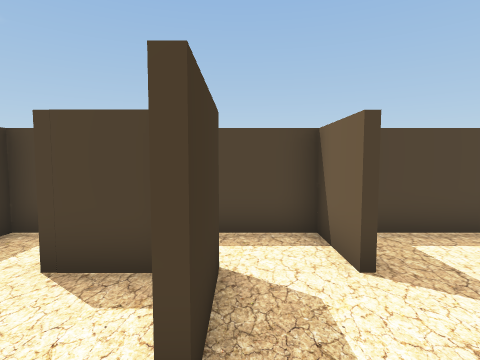
View 1 (above)

18 first-person views from a walk through a 3-D level made in the Unity game engine. The camera is 1.4 m above the floor, tilts 4° down and sees 80° across. The floor is counted in squares, 1 m on a side. Each view is taken from the middle of a square. On the plan, view 1 faces up. The plan holds only what a view shows up to about 14 squares ahead; the rest is blank. The place goes on beyond the plan.

View 2
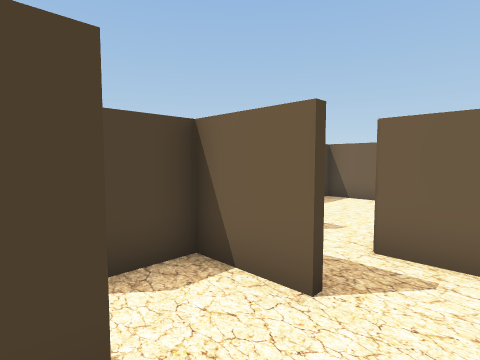

View 3
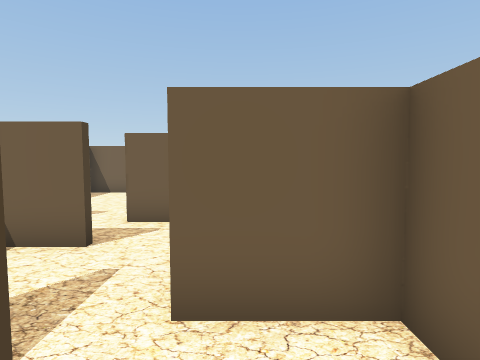

View 4
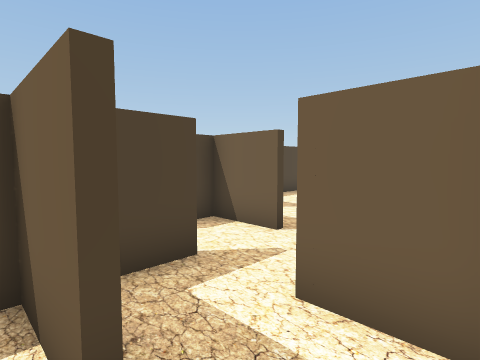

View 5
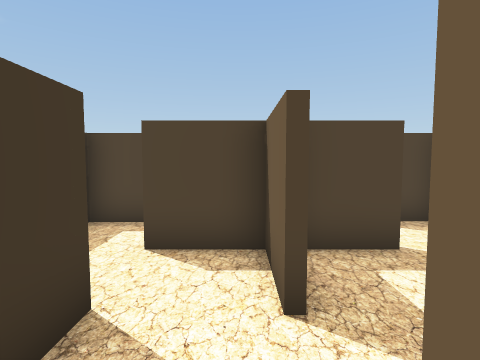

View 6
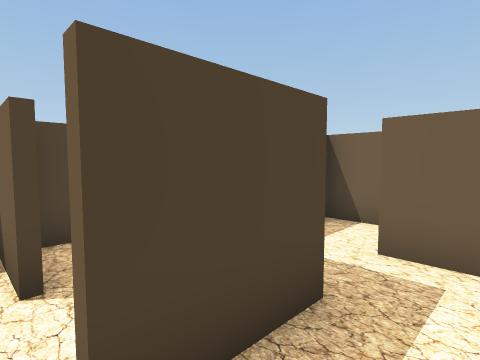

View 7
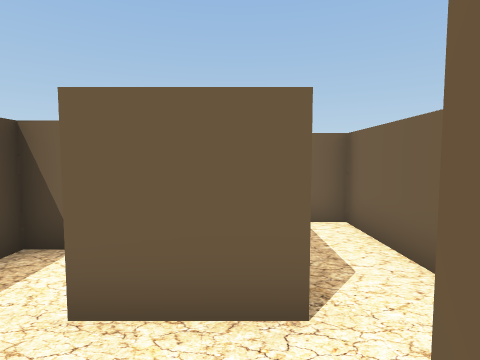

View 8
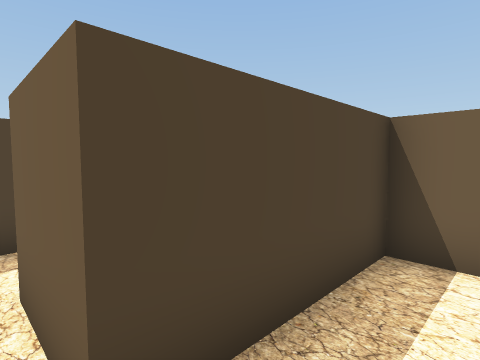

View 9
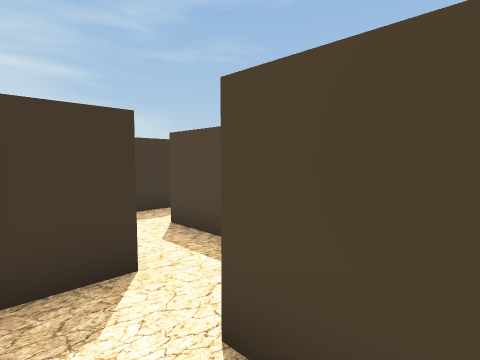

View 10
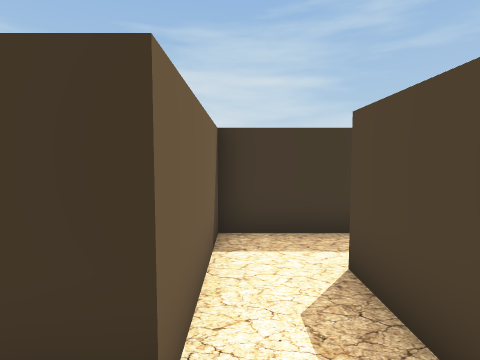

View 11
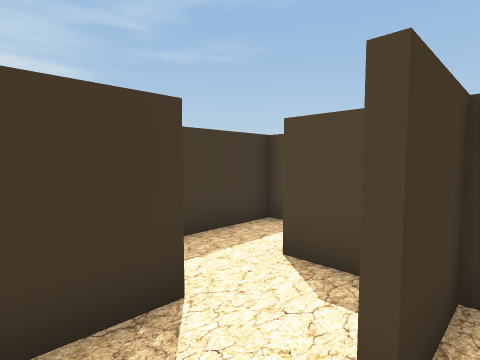

View 12
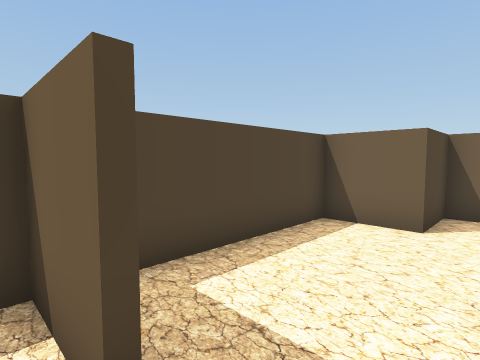

View 13
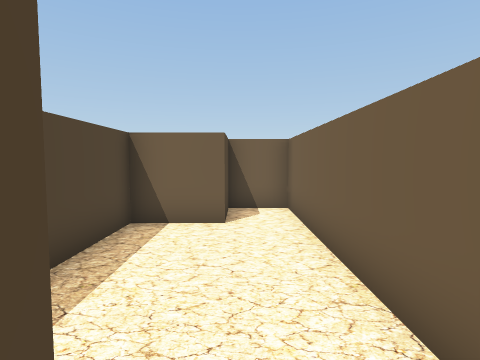

View 14
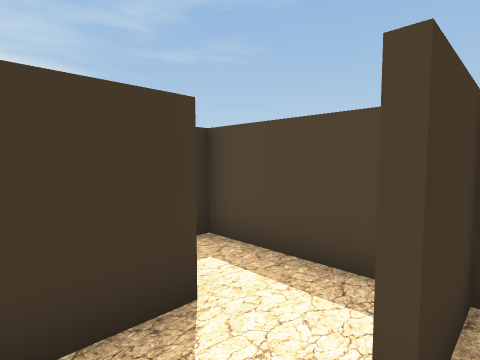

View 15
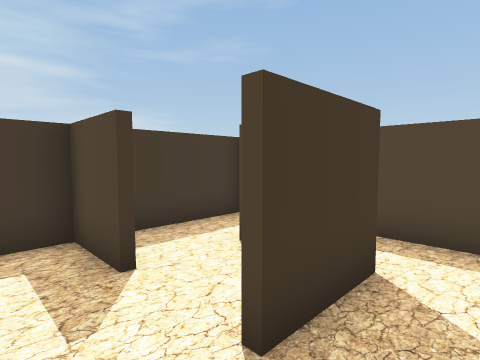

View 16
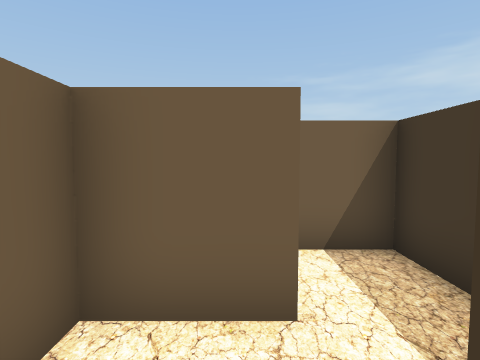

View 17
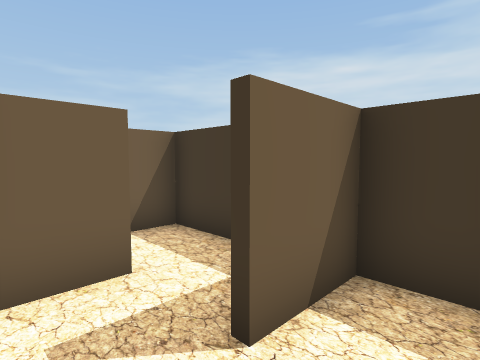

View 18
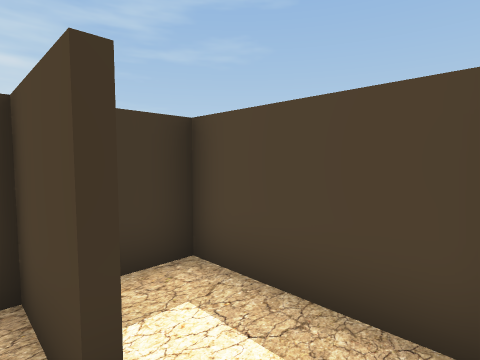

### Floor plan
Key: @ floor where view 1 was taken; # wall or solid block; . floor.
Columns run from 9 left of view 1 to 9 right of it. Each row starts with its distance up from view 1.
  6  ################
  5  #...#.#...#....#
  4  #...#.#...#....#
  3 ###..#.###......###
  2  #...#...#........#
  1  #.####....########
  0  #...#...@.#
 -1  ###...#####
 -2    #...#...#
 -3    #.###.#
 -4    #.....#
 -5    #####.#####
 -6        #.....#
 -7           ####

Where each view was taken, in squares from view 1:
view 1: 0 up, 0 right, facing up
view 2: 0 up, 3 left, facing up-right
view 3: 1 down, 5 left, facing right
view 4: 2 down, 5 left, facing up-right
view 5: 3 down, 5 left, facing up
view 6: 4 down, 5 left, facing up-right
view 7: 4 down, 3 left, facing right
view 8: 6 down, 1 left, facing up-right
view 9: 6 down, 1 right, facing up-left
view 10: 4 down, 1 left, facing left
view 11: 2 down, 4 left, facing up-left
view 12: 2 up, 1 right, facing up-right
view 13: 3 up, 1 right, facing right
view 14: 2 up, 2 right, facing up-left
view 15: 0 up, 1 right, facing up-left
view 16: 4 up, 6 left, facing down
view 17: 5 up, 5 left, facing down-left
view 18: 3 up, 5 left, facing up-left
